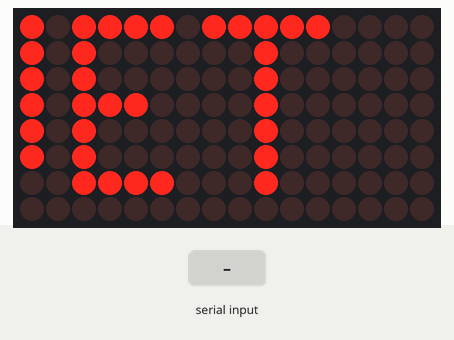
The sketch below on a simulated Arduino Uno, built with avr-gcc and run on an emulated ATmega328P. On the bench: 16×8 LED matrix. Inputs (shaded band) come from the test bench.

Above: at 4.15 s.
4.2 s: "1,90\n" received over Serial
6.0 s: "1" received over Serial
At 9.15 s:
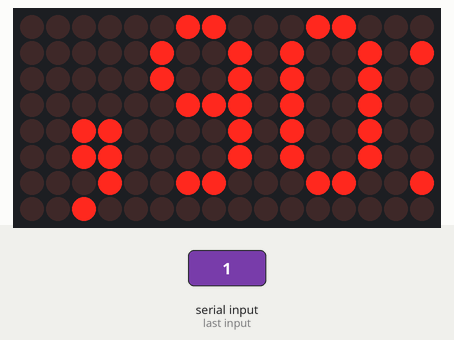
9.5 s: "1,90,45\n" received over Serial
At 10.5 s:
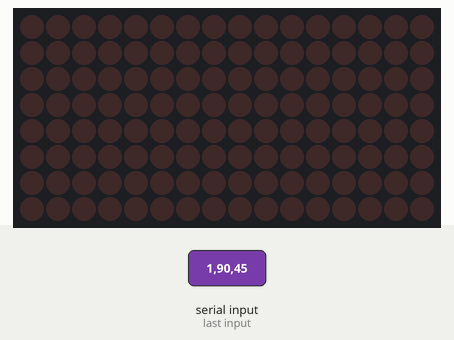
14.4 s: "1,90\n" received over Serial
16.2 s: "1,90,45\n" received over Serial
At 19.84 s:
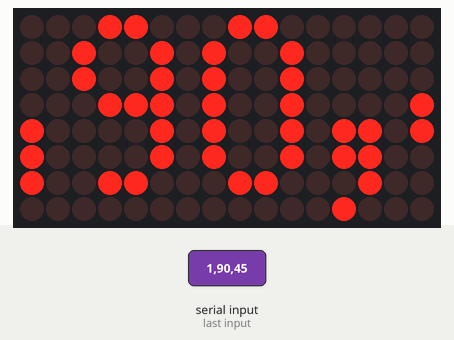
23.5 s: "1,90\n" received over Serial
At 26.28 s:
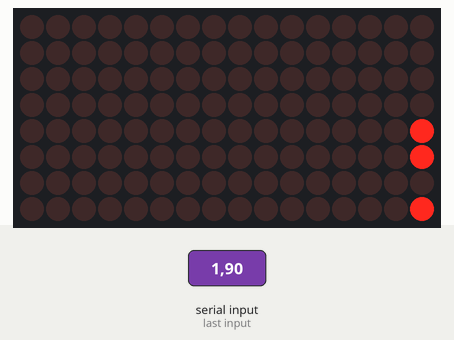

The sketch:

_8X8LED.ino
```cpp
#include <SoftwareSerial.h>
#include <MaxMatrix.h>
#include <avr/pgmspace.h>

    int dIn = 9;   // DIN pin of MAX7219 module
    int clk = 11;   // CLK pin of MAX7219 module
    int cs = 10;    // CS pin of MAX7219 module
    int maxInUse = 2;    // Number of MAX7219's connected
    MaxMatrix m(dIn, cs, clk, maxInUse);
    byte buffer[10];
    char incomebyte;
    int scrollSpeed = 100;
    char text[100] = "DUET  "; // Initial text message
    int brightness = 15;
    int count = 0;
    char indicator;


    PROGMEM const unsigned char CH[] = {
      3, 8, B00000000, B00000000, B00000000, B00000000, B00000000, // space
      1, 8, B01011111, B00000000, B00000000, B00000000, B00000000, // !
      3, 8, B00000011, B00000000, B00000011, B00000000, B00000000, // "
      5, 8, B00010100, B00111110, B00010100, B00111110, B00010100, // #
      4, 8, B00100100, B01101010, B00101011, B00010010, B00000000, // $
      5, 8, B01100011, B00010011, B00001000, B01100100, B01100011, // %
      5, 8, B00110110, B01001001, B01010110, B00100000, B01010000, // &
      1, 8, B00000011, B00000000, B00000000, B00000000, B00000000, // '
      3, 8, B00011100, B00100010, B01000001, B00000000, B00000000, // (
      3, 8, B01000001, B00100010, B00011100, B00000000, B00000000, // )
      5, 8, B00101000, B00011000, B00001110, B00011000, B00101000, // *
      5, 8, B00001000, B00001000, B00111110, B00001000, B00001000, // +
      2, 8, B10110000, B01110000, B00000000, B00000000, B00000000, // ,
      4, 8, B00001000, B00001000, B00001000, B00001000, B00000000, // -
      2, 8, B01100000, B01100000, B00000000, B00000000, B00000000, // .
      4, 8, B01100000, B00011000, B00000110, B00000001, B00000000, // /
      4, 8, B00111110, B01000001, B01000001, B00111110, B00000000, // 0
      3, 8, B01000010, B01111111, B01000000, B00000000, B00000000, // 1
      4, 8, B01100010, B01010001, B01001001, B01000110, B00000000, // 2
      4, 8, B00100010, B01000001, B01001001, B00110110, B00000000, // 3
      4, 8, B00011000, B00010100, B00010010, B01111111, B00000000, // 4
      4, 8, B00100111, B01000101, B01000101, B00111001, B00000000, // 5
      4, 8, B00111110, B01001001, B01001001, B00110000, B00000000, // 6
      4, 8, B01100001, B00010001, B00001001, B00000111, B00000000, // 7
      4, 8, B00110110, B01001001, B01001001, B00110110, B00000000, // 8
      4, 8, B00000110, B01001001, B01001001, B00111110, B00000000, // 9
      2, 8, B01010000, B00000000, B00000000, B00000000, B00000000, // :
      2, 8, B10000000, B01010000, B00000000, B00000000, B00000000, // ;
      3, 8, B00010000, B00101000, B01000100, B00000000, B00000000, // <
      3, 8, B00010100, B00010100, B00010100, B00000000, B00000000, // =
      3, 8, B01000100, B00101000, B00010000, B00000000, B00000000, // >
      4, 8, B00000010, B01011001, B00001001, B00000110, B00000000, // ?
      5, 8, B00111110, B01001001, B01010101, B01011101, B00001110, // @
      4, 8, B01111110, B00010001, B00010001, B01111110, B00000000, // A
      4, 8, B01111111, B01001001, B01001001, B00110110, B00000000, // B
      4, 8, B00111110, B01000001, B01000001, B00100010, B00000000, // C
      4, 8, B01111111, B01000001, B01000001, B00111110, B00000000, // D
      4, 8, B01111111, B01001001, B01001001, B01000001, B00000000, // E
      4, 8, B01111111, B00001001, B00001001, B00000001, B00000000, // F
      4, 8, B00111110, B01000001, B01001001, B01111010, B00000000, // G
      4, 8, B01111111, B00001000, B00001000, B01111111, B00000000, // H
      3, 8, B01000001, B01111111, B01000001, B00000000, B00000000, // I
      4, 8, B00110000, B01000000, B01000001, B00111111, B00000000, // J
      4, 8, B01111111, B00001000, B00010100, B01100011, B00000000, // K
      4, 8, B01111111, B01000000, B01000000, B01000000, B00000000, // L
      5, 8, B01111111, B00000010, B00001100, B00000010, B01111111, // M
      5, 8, B01111111, B00000100, B00001000, B00010000, B01111111, // N
      4, 8, B00111110, B01000001, B01000001, B00111110, B00000000, // O
      4, 8, B01111111, B00001001, B00001001, B00000110, B00000000, // P
      4, 8, B00111110, B01000001, B01000001, B10111110, B00000000, // Q
      4, 8, B01111111, B00001001, B00001001, B01110110, B00000000, // R
      4, 8, B01000110, B01001001, B01001001, B00110010, B00000000, // S
      5, 8, B00000001, B00000001, B01111111, B00000001, B00000001, // T
      4, 8, B00111111, B01000000, B01000000, B00111111, B00000000, // U
      5, 8, B00001111, B00110000, B01000000, B00110000, B00001111, // V
      5, 8, B00111111, B01000000, B00111000, B01000000, B00111111, // W
      5, 8, B01100011, B00010100, B00001000, B00010100, B01100011, // X
      5, 8, B00000111, B00001000, B01110000, B00001000, B00000111, // Y
      4, 8, B01100001, B01010001, B01001001, B01000111, B00000000, // Z
      2, 8, B01111111, B01000001, B00000000, B00000000, B00000000, // [
      4, 8, B00000001, B00000110, B00011000, B01100000, B00000000, // \ backslash
      2, 8, B01000001, B01111111, B00000000, B00000000, B00000000, // ]
      3, 8, B00000010, B00000001, B00000010, B00000000, B00000000, // hat
      4, 8, B01000000, B01000000, B01000000, B01000000, B00000000, // _
      2, 8, B00000001, B00000010, B00000000, B00000000, B00000000, // `
      4, 8, B00100000, B01010100, B01010100, B01111000, B00000000, // a
      4, 8, B01111111, B01000100, B01000100, B00111000, B00000000, // b
      4, 8, B00111000, B01000100, B01000100, B00101000, B00000000, // c
      4, 8, B00111000, B01000100, B01000100, B01111111, B00000000, // d
      4, 8, B00111000, B01010100, B01010100, B00011000, B00000000, // e
      3, 8, B00000100, B01111110, B00000101, B00000000, B00000000, // f
      4, 8, B10011000, B10100100, B10100100, B01111000, B00000000, // g
      4, 8, B01111111, B00000100, B00000100, B01111000, B00000000, // h
      3, 8, B01000100, B01111101, B01000000, B00000000, B00000000, // i
      4, 8, B01000000, B10000000, B10000100, B01111101, B00000000, // j
      4, 8, B01111111, B00010000, B00101000, B01000100, B00000000, // k
      3, 8, B01000001, B01111111, B01000000, B00000000, B00000000, // l
      5, 8, B01111100, B00000100, B01111100, B00000100, B01111000, // m
      4, 8, B01111100, B00000100, B00000100, B01111000, B00000000, // n
      4, 8, B00111000, B01000100, B01000100, B00111000, B00000000, // o
      4, 8, B11111100, B00100100, B00100100, B00011000, B00000000, // p
      4, 8, B00011000, B00100100, B00100100, B11111100, B00000000, // q
      4, 8, B01111100, B00001000, B00000100, B00000100, B00000000, // r
      4, 8, B01001000, B01010100, B01010100, B00100100, B00000000, // s
      3, 8, B00000100, B00111111, B01000100, B00000000, B00000000, // t
      4, 8, B00111100, B01000000, B01000000, B01111100, B00000000, // u
      5, 8, B00011100, B00100000, B01000000, B00100000, B00011100, // v
      5, 8, B00111100, B01000000, B00111100, B01000000, B00111100, // w
      5, 8, B01000100, B00101000, B00010000, B00101000, B01000100, // x
      4, 8, B10011100, B10100000, B10100000, B01111100, B00000000, // y
      3, 8, B01100100, B01010100, B01001100, B00000000, B00000000, // z
      3, 8, B00001000, B00110110, B01000001, B00000000, B00000000, // {
      1, 8, B01111111, B00000000, B00000000, B00000000, B00000000, // |
      3, 8, B01000001, B00110110, B00001000, B00000000, B00000000, // }
      4, 8, B00001000, B00000100, B00001000, B00000100, B00000000, // ~
    };


void setup() {
  // put your setup code here, to run once:
  m.init(); // MAX7219 initialization
  m.setIntensity(brightness); // initial led matrix intensity, 0-15

  Serial.begin(9600);
}

void loop() {

  printStringWithShift(text, scrollSpeed);
  if(Serial.available()>0){
      indicator = Serial.read();   // Starts reading the serial port, the first byte from the incoming data
        // If we have pressed the "Send" button from the Android App, clear the previous text
        if (indicator == '1') {
          for (int i = 0; i < 100; i++) {
            text[i] = 0;
            m.clear();
          }
          // Read the whole data/string comming from the phone and put it into text[] array.
          while (Serial.available()) {
            incomebyte = Serial.read();
            text[count] = incomebyte;
            count++;
          }
          count = 0;
        }
        // Adjusting the Scrolling Speed
        else if (indicator == '2') {
          String sS = Serial.readString();
          scrollSpeed = 150 - sS.toInt(); // Milliseconds, subtraction because lower value means higher scrolling speed
        }
        // Adjusting the brightness
        else if (indicator == '3') {
          String sB = Serial.readString();
          brightness = sB.toInt();
          m.setIntensity(brightness);
        }
  }
}


void printCharWithShift(char c, int shift_speed) {
      if (c < 32) return;
      c -= 32;
      memcpy_P(buffer, CH + 7 * c, 7);
      m.writeSprite(32, 0, buffer);
      m.setColumn(32 + buffer[0], 0);
      for (int i = 0; i < buffer[0] + 1; i++)
      {
        delay(shift_speed);
        m.shiftLeft(false, false);
      }
    }
    void printStringWithShift(char* s, int shift_speed) {
      while (*s != 0) {
        printCharWithShift(*s, shift_speed);
        s++;
      }
    }
    void printString(char* s)
    {
      int col = 0;
      while (*s != 0)
      {
        if (*s < 32) continue;
        char c = *s - 32;
        memcpy_P(buffer, CH + 7 * c, 7);
        m.writeSprite(col, 0, buffer);
        m.setColumn(col + buffer[0], 0);
        col += buffer[0] + 1;
        s++;
      }
    }
```

Measured:
- after the input at 6.0 s, the display: first differs from a run without the input after 3.1 s (image 1)
- after the input at 9.5 s, the display: changes at once (image 2)
- after the input at 23.5 s, the display: first differs from a run without the input after 0.91 s (image 4 shows a later state)
- what the display in image 2 shows lasts 1.8 s, from 9.5 s to 11.3 s
